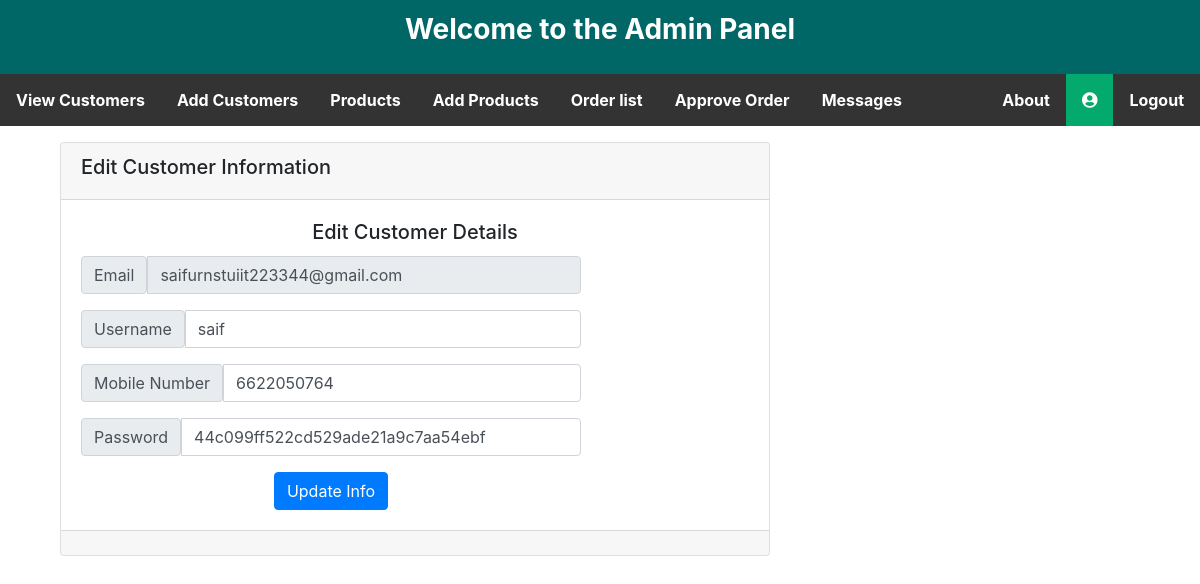
The page /admin/edit-customer.php?ed=1 on the database as committed earlier.
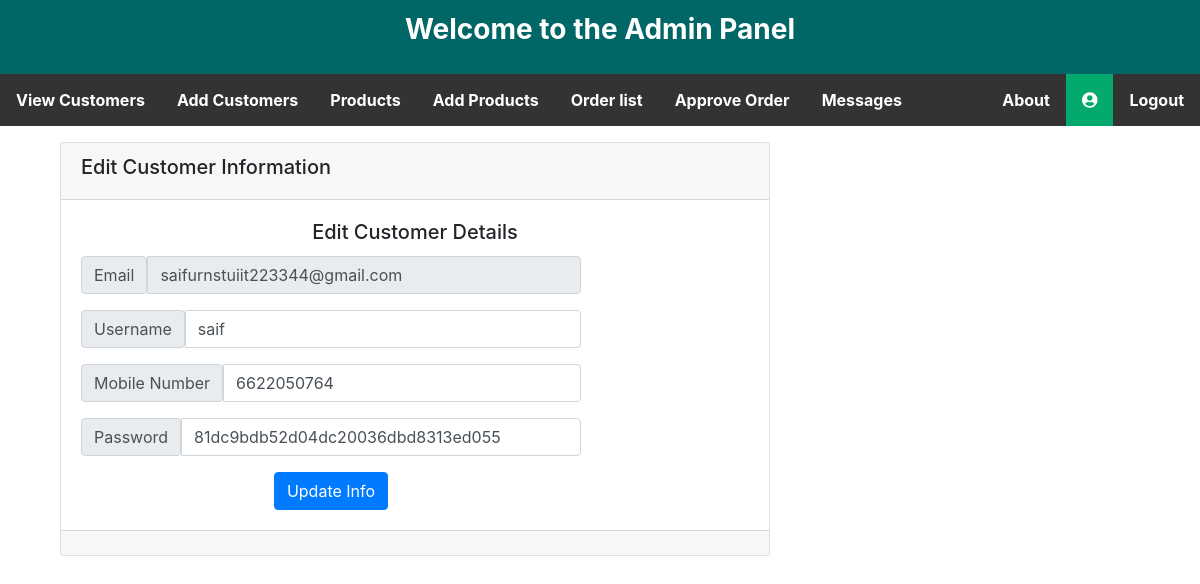
The same page on the database as committed later.
### tables this page shows
CREATE TABLE `users` (
  `id` int(11) NOT NULL,
  `email` varchar(50) NOT NULL,
  `username` varchar(50) NOT NULL,
  `mobile` varchar(11) NOT NULL,
  `password` varchar(50) NOT NULL
);

### admin/edit-customer.php (the view, shortened to what this page needs)
<?php
require_once('functions/function.php');
$id=$_GET['ed'];
$sel="SELECT * FROM users WHERE id=$id";
$Q=mysqli_query($con,$sel);
$info=mysqli_fetch_assoc($Q);
 ?>
<div class="col-md-12">
  <div class="container">
    <div class="col-md-8">
      <div class="card text-center">
      <div class="card-header">
        <h5 style="float: left;">Edit Customer Information</h5>
      </div>
      <div class="card-body">
        <h5 class="card-title">Edit Customer Details</h5>
        <form class="" method="post" style="width:500px;">
          <div class="form-group">
          <div class="input-group">
            <span class="input-group-text">Email</span>
            <input type="text" class="form-control" name="email" value="<?= $info['email']; ?>" disabled>
            </div>
          </div>
          <div class="form-group">
            <div class="input-group">
            <span class="input-group-text">Username</span>
            <input type="text" class="form-control" name="username" value="<?= $info['username']; ?>">
            </div>
          </div>
          <div class="form-group">
            <div class="input-group">
            <span class="input-group-text">Mobile Number</span>
            <input type="text" class="form-control" name="mobile" value="<?= $info['mobile']; ?>">
            </div>
          </div>
          <div class="form-group">
            <div class="input-group">
            <span class="input-group-text">Password</span>
            <input type="text" class="form-control" name="password" value="<?= $info['password']; ?>">
            </div>
          </div>
          <button type="submit" class="btn btn-primary">Update Info</button>
        </form>
      </div>
      <div class="card-footer text-muted">
      </div>
    </div>
    </div>
  </div>
</div>

Rows that differ between the two databases and show on the page:
changed users "saifurnstuiit223344@gmail.com": password "44c099ff522cd529ade21a9c7aa54ebf" → "81dc9bdb52d04dc20036dbd8313ed055"
